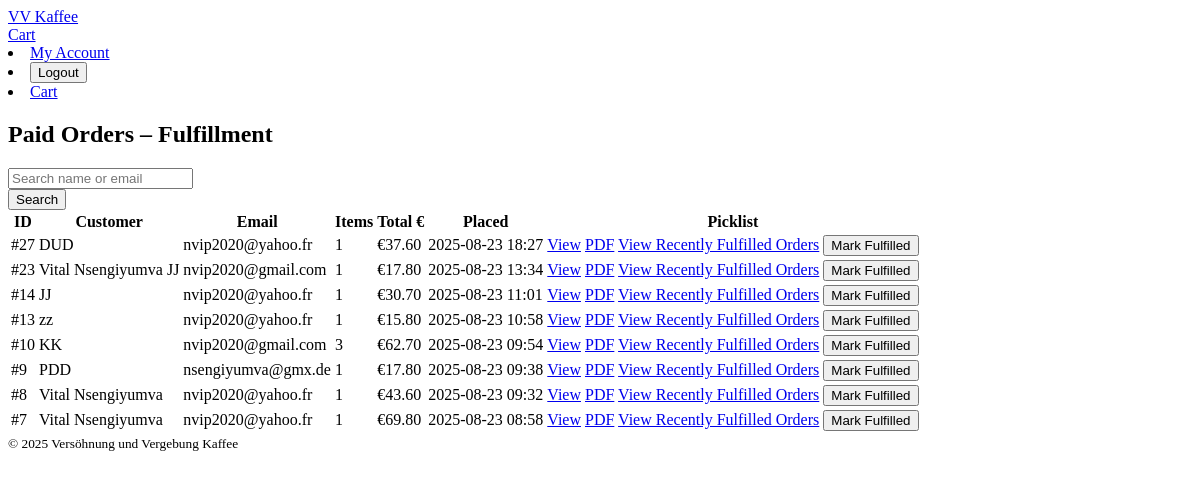
Before: /staff/fulfillment/ (signed in) with the older database file.
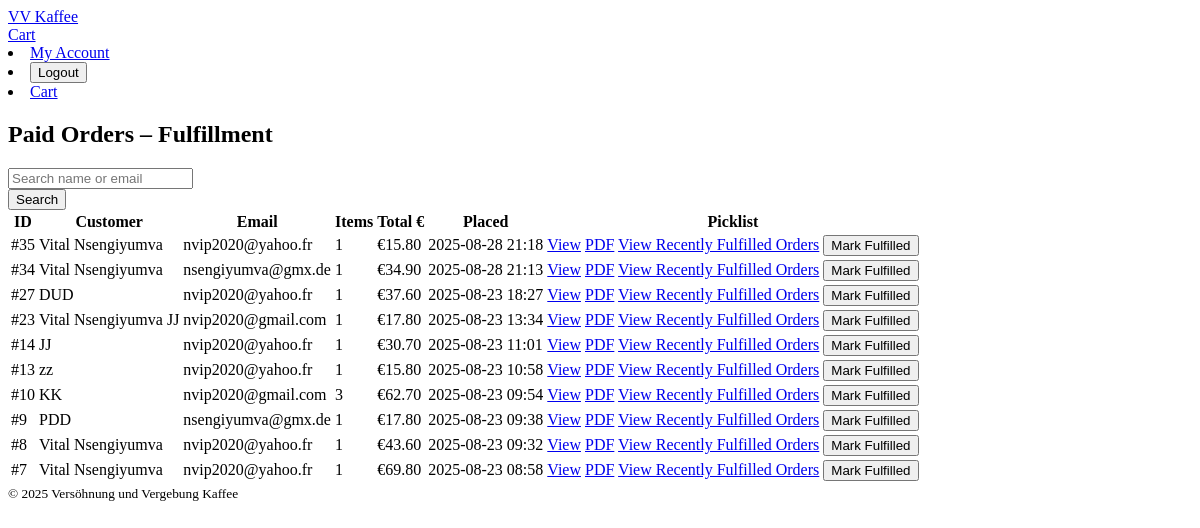
After: the same page with the newer database file.
### orders/models.py (models this page shows, shortened)
class Order(models.Model):
    STATUS_CHOICES = [
        ("new", "New"),
        ("pending_fulfillment", "Pending fulfillment"),
        ("paid", "Paid"),
        ("fulfilled", "Fulfilled"),
        ("cancelled", "Cancelled"),
        ("refunded", "Refunded"),
    ]
    status = models.CharField(max_length=32, choices=STATUS_CHOICES, default="new")
    fulfilled_at = models.DateTimeField(null=True, blank=True)
    user = models.ForeignKey(settings.AUTH_USER_MODEL, on_delete=models.SET_NULL, null=True, blank=True, related_name="orders")
    full_name = models.CharField(max_length=100)
    email = models.EmailField()
    phone_number = models.CharField(max_length=20, blank=True)
    street = models.CharField(max_length=120)
    house_number = models.CharField(max_length=10, blank=True)
    city = models.CharField(max_length=80)
    postal_code = models.CharField(max_length=20)
    country = models.CharField(max_length=60, default="Germany")
    status = models.CharField(max_length=20, choices=STATUS_CHOICES, default="new")
    payment_intent_id = models.CharField(max_length=120, blank=True)  # Stripe PaymentIntent id
    subtotal = models.DecimalField(max_digits=10, decimal_places=2, default=0)
    shipping = models.DecimalField(max_digits=10, decimal_places=2, default=0)
    total = models.DecimalField(max_digits=10, decimal_places=2, default=0)
    notes = models.TextField(blank=True)
    created_at = models.DateTimeField(auto_now_add=True)
    updated_at = models.DateTimeField(auto_now=True)
    class Meta:
        ordering = ["-created_at"]
        permissions = [
            ("view_fulfillment", "Can access fulfillment (paid picklists)"),
            ("change_fulfillment_status", "Can mark orders fulfilled"),
        ]

### orders/views.py (the view)
# urls.py: path("staff/fulfillment/", views.fulfillment_paid_orders, name="fulfillment_paid_orders"),
@login_required
@permission_required("orders.view_fulfillment", raise_exception=True)
def fulfillment_paid_orders(request):
    orders = (Order.objects
              .filter(status__in=PACKABLE_STATUSES)
              .order_by("-created_at")
              .prefetch_related("items"))
    q = request.GET.get("q")
    if q:
        orders = orders.filter(full_name__icontains=q) | orders.filter(email__icontains=q)
    return render(request, "orders/fulfillment_list.html", {"orders": orders})

### cart/context_processors.py (called while the page is built)
def cart_summary(request):
    cart = request.session.get(CART_SESSION_KEY, {})
    item_count = sum(int(item.get("quantity", 0)) for item in cart.values())
    subtotal = sum(
        Decimal(item["price"]) * int(item["quantity"]) for item in cart.values()
    ) if cart else Decimal("0.00")
    shipping = Decimal("0.00") if subtotal >= Decimal("39.00") else (Decimal("4.90") if subtotal > 0 else Decimal("0.00"))
    total = (subtotal + shipping).quantize(Decimal("0.01"))
    return {
        "cart_item_count": item_count,
        "cart_subtotal": subtotal.quantize(Decimal("0.01")),
        "cart_total": total,
    }

### orders/templatetags/user_extras.py (called while the page is built)
@register.filter
def has_group(user, group_name):
    if not getattr(user, "is_authenticated", False):
        return False
    return user.groups.filter(name=group_name).exists()

### orders/templates/orders/fulfillment_list.html (shortened to what this page needs)
{% extends "base.html" %}
{% block content %}
<div class="container py-4">
  <h2 class="mb-3">Paid Orders – Fulfillment</h2>
  <form class="row g-2 mb-3" method="get">
    <div class="col-auto">
      <input name="q" value="{{ request.GET.q }}" class="form-control" placeholder="Search name or email">
    </div>
    <div class="col-auto">
      <button class="btn btn-outline-primary">Search</button>
    </div>
  </form>
  <div class="table-responsive">
    <table class="table table-sm align-middle">
      <thead class="table-dark">
        <tr>
          <th>ID</th>
          <th>Customer</th>
          <th>Email</th>
          <th>Items</th>
          <th>Total €</th>
          <th>Placed</th>
          <th>Picklist</th>
        </tr>
      </thead>
      <tbody>
        {% for o in orders %}
        <tr>
          <td>#{{ o.id }}</td>
          <td>{{ o.full_name|default:"—" }}</td>
          <td>{{ o.email|default:"—" }}</td>
          <td>{{ o.items.count }}</td>
          <td>€{{ o.total|floatformat:2 }}</td>
          <td>{{ o.created_at|date:"Y-m-d H:i" }}</td>
          <td>
          <a class="btn btn-sm btn-outline-secondary" target="_blank" href="{% url 'orders:order_picklist' o.id %}">View</a>
          <a class="btn btn-sm btn-primary" target="_blank" href="{% url 'orders:order_picklist_pdf' o.id %}">PDF</a>
          <a href="{% url 'orders:fulfillment_recent' %}" class="btn btn-outline-secondary">View Recently Fulfilled Orders</a>
          {% if o.status in 'pending_fulfillment paid' %}
          <form method="post" action="{% url 'orders:mark_order_fulfilled' o.id %}" style="display:inline;">
            <button class="btn btn-sm btn-success" type="submit">Mark Fulfilled</button>
          </form>
          {% endif %}
        </td>
        </tr>
        {% empty %}
        <tr><td colspan="7" class="text-muted text-center">No paid orders.</td></tr>
        {% endfor %}
      </tbody>
    </table>
  </div>
</div>
{% endblock %}

Changed rows visible on the page:
added Order: id "35", full_name "Vital Nsengiyumva", email "nvip2020@yahoo.fr", items.count "1", total "15.80", created_at "2025-08-28 21:18", status "Mark Fulfilled"
added Order: id "34", full_name "Vital Nsengiyumva", email "nsengiyumva@gmx.de", items.count "1", total "34.90", created_at "2025-08-28 21:13", status "Mark Fulfilled"
